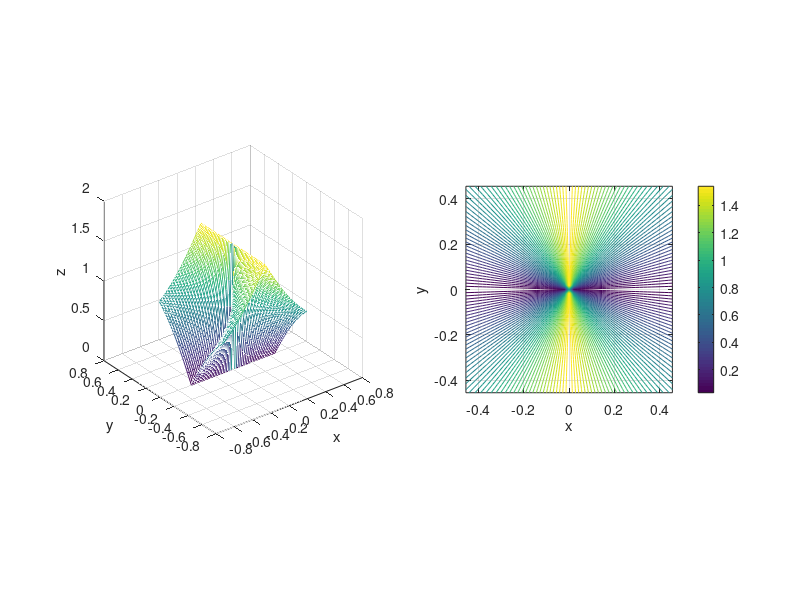

The MATLAB source for this figure:
%% Surface Plots

% MATLAB syntax:
%   x*y is x times y
%   x/y is x divided by y
%   x^y is x to the y
%   sqrt(x) is the square root of x
%   exp(x) is e to the x
%   log(x) is natural logarithm of x
%   sin(x), cos(x), tan(x), ... are trig functions
%   asin(x), acos(x), atan(x), ... are inverse trig functions
%   pi = 3.14159...

%% z = f(x,y)
% z=@(x,y) 0.5*(x^2+y^2)*log(x^2+y^2)-(x^2+y^2)+x*y*(atan(abs(x/y))+atan(abs(y/x)));
% z=@(x,y) x*log(x^2+y^2)-x+y*(atan(abs(x/y))+atan(abs(y/x)));
% z = @(x,y) (exp(x).*cos(y)-1)./( 1+exp(2*x)-2*exp(x).*cos(y) );
% z = @(x,y) x*y/(x^2+y^2);
z = @(x,y) atan(abs(y/x));

%% Rectangular domain: xmin < x <xmax, ymin < y < ymax
xmin = -0.456;
xmax = 0.456;
ymin = -0.456;
ymax = 0.456;

%% Make mesh, get z values
n=50;
hx=(xmax-xmin)/n;
hy=(ymax-ymin)/n;

x=xmin:hx:xmax;
y=ymin:hy:ymax;
[X,Y]=meshgrid(x,y);

Z=zeros(n+1,n+1);

for i=1:n+1
    for j=1:n+1
        Z(i,j)=z(X(i,j),Y(i,j));
    end
end

%% Make plots
figure(1),clf

subplot(1,2,1) % surface plot
mesh(X,Y,Z)
grid on
axis square
xlabel('x')
ylabel('y')
zlabel('z')

subplot(1,2,2) % contour plot
contour(X,Y,Z,50)
grid on
axis square
xlabel('x')
ylabel('y')
colorbar
